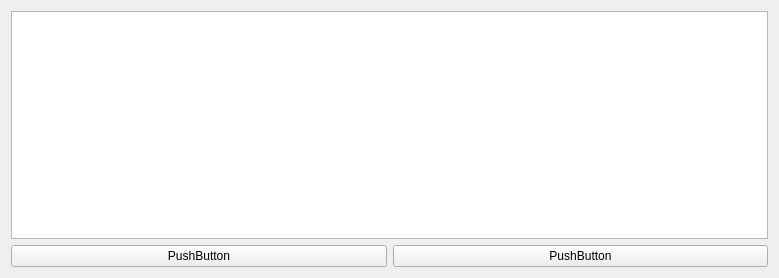
<?xml version="1.0" encoding="UTF-8"?>
<ui version="4.0">
 <class>Form</class>
 <widget class="QWidget" name="Form">
  <property name="geometry">
   <rect>
    <x>0</x>
    <y>0</y>
    <width>779</width>
    <height>278</height>
   </rect>
  </property>
  <property name="windowTitle">
   <string>Form</string>
  </property>
  <layout class="QGridLayout" name="gridLayout">
   <item row="0" column="0" colspan="2">
    <widget class="QTextEdit" name="textEdit"/>
   </item>
   <item row="1" column="0">
    <widget class="QPushButton" name="pushButton">
     <property name="text">
      <string>PushButton</string>
     </property>
    </widget>
   </item>
   <item row="1" column="1">
    <widget class="QPushButton" name="pushButton_2">
     <property name="text">
      <string>PushButton</string>
     </property>
    </widget>
   </item>
  </layout>
 </widget>
 <resources/>
 <connections/>
</ui>
